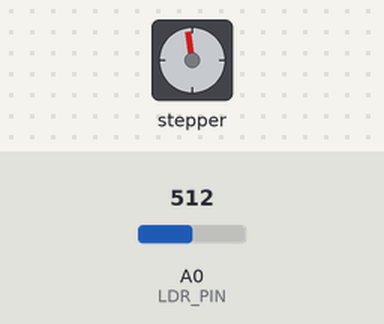
The sketch below on a simulated Arduino Uno, built with avr-gcc and run on an emulated ATmega328P. On the bench: stepper motor. Wiring (inferred from the names in the program): stepper motor (2048 steps per turn assumed): coils pin 9, pin 10, pin 11, pin 12. The test bench sets the inputs (shaded band); at power-on: A0 (LDR_PIN) = 512. What the sketch prints to the serial monitor is not drawn.

Above: at 2.2 s.
2.3 s: A0 (LDR_PIN) set to 320
Timing chart, 0 to 10.4 s (numbered marks = the images above; inputs shaded):
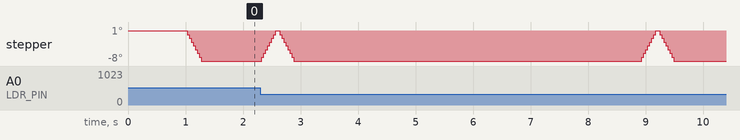

The sketch:

sketch.ino
```cpp
#define IN1 9
#define IN2 10
#define IN3 11
#define IN4 12

const int LDR_PIN = A0;
const int min_val = 330;
const int trials = 120;

const int open = 0;
const int close = -100;

int step_number = 0;
int current_position = 0;
int trial_count = 0;

unsigned long start_time = 0;
unsigned long stop_time = 0;

void moveToPosition(int target);
void waitForBall(unsigned long timeout_us);

// Half-step sequence for stepper motor
const int seq[8][4] = {
  {1,0,0,0},
  {1,1,0,0},
  {0,1,0,0},
  {0,1,1,0},
  {0,0,1,0},
  {0,0,1,1},
  {0,0,0,1},
  {1,0,0,1}
};

void setup() {
  pinMode(IN1, OUTPUT);
  pinMode(IN2, OUTPUT);
  pinMode(IN3, OUTPUT);
  pinMode(IN4, OUTPUT);

  Serial.begin(115200);

  // Move to open position first
  current_position = open;
  moveToPosition(open);

  delay(1000);

  Serial.println("Trial | Time (µs)");
}

void loop() {
  if (trial_count >= trials) {
    Serial.println("DONE");
    while (1) delay(1000);
  }

  // Close gate and wait
  moveToPosition(close);
  delay(1000);

  // Start trial
  trial_count++;
  Serial.print(trial_count);
  Serial.print(" | ");

  start_time = micros();
  stop_time = 0;

  // Open gate
  moveToPosition(open);

  // Wait 10 seconds
  waitForBall(10UL * 1000000UL); // 10 seconds in microseconds

  // Record results
  if (stop_time > 0) {
    unsigned long elapsed_time = stop_time - start_time;
    Serial.println(elapsed_time);
  } else {
    Serial.println("NaN");
  }

  // Close gate and wait before next trial
  moveToPosition(close);
  delay(5000);
}

// ---- Motor control ----
void moveToPosition(int target) {
  int steps_needed = target - current_position;
  int direction = (steps_needed > 0) ? 1 : -1;

  for (int i = 0; i < abs(steps_needed); i++) {
    step_number += direction;
    if (step_number > 7) step_number = 0;
    if (step_number < 0) step_number = 7;

    digitalWrite(IN1, seq[step_number][0]);
    digitalWrite(IN2, seq[step_number][1]);
    digitalWrite(IN3, seq[step_number][2]);
    digitalWrite(IN4, seq[step_number][3]);

    delay(3);
    current_position += direction;
  }
}

void waitForBall(unsigned long timeout_us) {
  unsigned long t0 = micros();
  while ((micros() - t0) < timeout_us) {
    int ldr_value = analogRead(LDR_PIN);
    if (ldr_value < min_val) {
      stop_time = micros();
      return; // exit early if ball detected
    }
  }
  // If we reach here, timeout occurred
  stop_time = 0;
}
```
